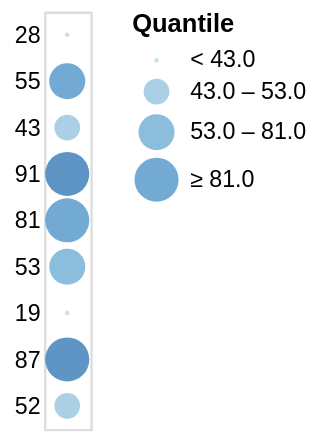

This figure's Vega-Lite source:
### Vega specification from a JSON file in a GitHub repository (floating-point values rounded to 4 significant figures)
{"$schema": "https://vega.github.io/schema/vega/v5.json", "background": "white", "padding": 5, "width": 20, "style": "cell", "data": [{"name": "source_0", "values": [{"a": "A", "b": 28}, {"a": "B", "b": 55}, {"a": "C", "b": 43}, {"a": "D", "b": 91}, {"a": "E", "b": 81}, {"a": "F", "b": 53}, {"a": "G", "b": 19}, {"a": "H", "b": 87}, {"a": "I", "b": 52}]}, {"name": "data_0", "source": "source_0", "transform": [{"type": "filter", "expr": "isValid(datum[\"b\"]) && isFinite(+datum[\"b\"])"}]}], "signals": [{"name": "y_step", "value": 20}, {"name": "height", "update": "bandspace(domain('y').length, 1, 0.5) * y_step"}], "marks": [{"name": "marks", "type": "symbol", "style": ["circle"], "from": {"data": "data_0"}, "encode": {"update": {"opacity": {"value": 0.7}, "fill": {"scale": "color", "field": "b"}, "ariaRoleDescription": {"value": "circle"}, "description": {"signal": "\"b: \" + (isValid(datum[\"b\"]) ? datum[\"b\"] : \"\"+datum[\"b\"])"}, "x": {"signal": "width", "mult": 0.5}, "y": {"scale": "y", "field": "b"}, "size": {"scale": "size", "field": "b"}, "shape": {"value": "circle"}}}}], "scales": [{"name": "y", "type": "point", "domain": {"data": "data_0", "field": "b"}, "range": {"step": {"signal": "y_step"}}, "padding": 0.5}, {"name": "color", "type": "quantile", "domain": {"data": "data_0", "field": "b"}, "range": "ramp", "interpolate": "hcl"}, {"name": "size", "type": "quantile", "domain": {"data": "data_0", "field": "b"}, "range": {"signal": "sequence(4, 361 + (361 - 4) / (4 - 1), (361 - 4) / (4 - 1))"}}], "axes": [{"scale": "y", "orient": "left", "grid": false, "domain": false, "ticks": false, "zindex": 0}], "legends": [{"title": "Quantile", "fill": "color", "labelOverlap": "greedy", "symbolType": "circle", "encode": {"symbols": {"update": {"opacity": {"value": 0.7}}}}, "size": "size"}]}
